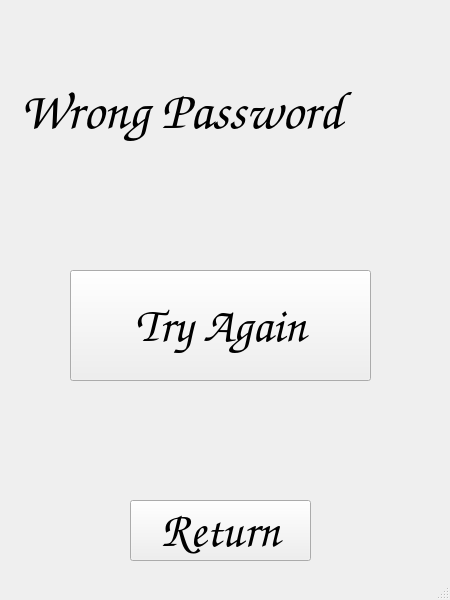
<?xml version="1.0" encoding="UTF-8"?>
<ui version="4.0">
 <class>MainWindow</class>
 <widget class="QMainWindow" name="MainWindow">
  <property name="geometry">
   <rect>
    <x>0</x>
    <y>0</y>
    <width>450</width>
    <height>600</height>
   </rect>
  </property>
  <property name="windowTitle">
   <string>MainWindow</string>
  </property>
  <widget class="QWidget" name="centralwidget">
   <widget class="QLabel" name="Welcome_banner">
    <property name="geometry">
     <rect>
      <x>20</x>
      <y>70</y>
      <width>421</width>
      <height>81</height>
     </rect>
    </property>
    <property name="font">
     <font>
      <family>Comic Sans MS</family>
      <pointsize>40</pointsize>
     </font>
    </property>
    <property name="text">
     <string>Wrong Password</string>
    </property>
   </widget>
   <widget class="QPushButton" name="RETURN">
    <property name="geometry">
     <rect>
      <x>130</x>
      <y>500</y>
      <width>181</width>
      <height>61</height>
     </rect>
    </property>
    <property name="font">
     <font>
      <family>Comic Sans MS</family>
      <pointsize>36</pointsize>
     </font>
    </property>
    <property name="text">
     <string>Return</string>
    </property>
   </widget>
   <widget class="QPushButton" name="TryAgain">
    <property name="geometry">
     <rect>
      <x>70</x>
      <y>270</y>
      <width>301</width>
      <height>111</height>
     </rect>
    </property>
    <property name="font">
     <font>
      <family>Comic Sans MS</family>
      <pointsize>36</pointsize>
     </font>
    </property>
    <property name="text">
     <string>Try Again</string>
    </property>
   </widget>
  </widget>
  <widget class="QStatusBar" name="statusbar"/>
 </widget>
 <resources/>
 <connections/>
</ui>
